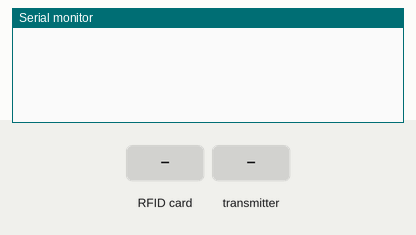
A sketch run on a simulated ESP32. Shown: the last lines printed to the serial monitor. Inputs (shaded band) come from the test bench.

Above: at 1.2 s.
1.3 s: RFID card 5E 7A 19 C4 held to the reader
At 1.9 s:
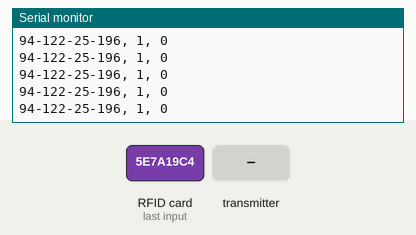
2.8 s: the transmitter starts sending a = 0
At 3.16 s:
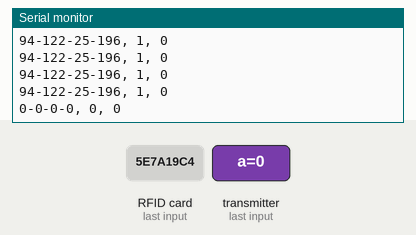
4.3 s: the transmitter starts sending b = 1024
At 4.66 s:
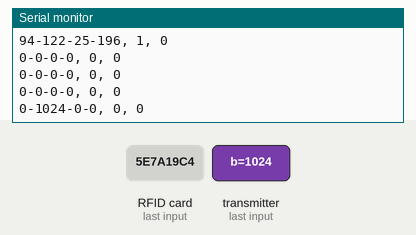
5.8 s: the transmitter starts sending c = 1024
At 6.16 s:
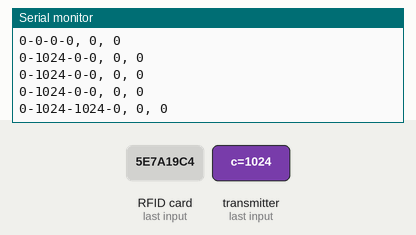
7.3 s: the transmitter starts sending d = 1024
At 7.66 s:
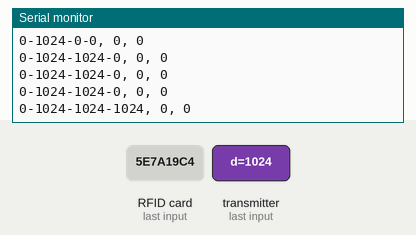
8.8 s: the transmitter starts sending e = 1024
At 9.16 s:
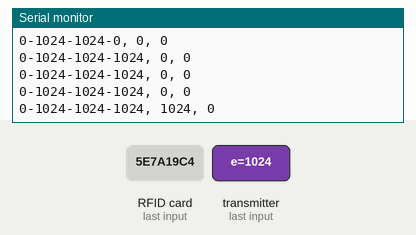
Timing chart, 0 to 11.3 s (numbered marks = the images above; inputs shaded):
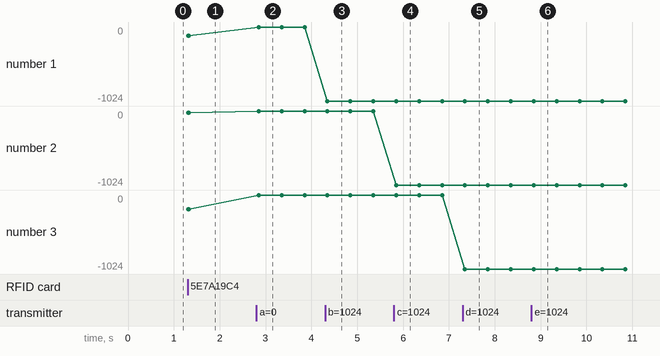

The sketch:

Cerebro_receiver.ino
```cpp
#include <SPI.h>
#include <MFRC522.h>

#define SS_PIN 5
#define RST_PIN 22

MFRC522 rfid(SS_PIN, RST_PIN); // Instance of the class

MFRC522::MIFARE_Key key;

// Init array that will store new NUID
byte nuidPICC[4];


#include <esp_now.h>
#include <WiFi.h>

// Structure example to receive data
// Must match the sender structure
typedef struct struct_message {
    int a;
    int b;
    int c;
    int d;
    int e;
    int f;
} struct_message;

// Create a struct_message called myData
struct_message myData;

// callback function that will be executed when data is received
void OnDataRecv(const uint8_t * mac, const uint8_t *incomingData, int len) {
  memcpy(&myData, incomingData, sizeof(myData));
  Serial.print(myData.a);
  Serial.print("-");
  Serial.print(myData.b);
  Serial.print("-");
  Serial.print(myData.c);
  Serial.print("-");
  Serial.print(myData.d);
  Serial.print(", ");
  Serial.print(myData.e);
  Serial.print(", ");
  Serial.println(myData.f);
  Serial.println();
}

void setup() {
  // Initialize Serial Monitor
  Serial.begin(115200);
    SPI.begin(); // Init SPI bus
  rfid.PCD_Init(); // Init MFRC522

  // Set device as a Wi-Fi Station
  WiFi.mode(WIFI_STA);

  // Init ESP-NOW
  if (esp_now_init() != ESP_OK) {
    Serial.println("Error initializing ESP-NOW");
    return;
  }

  // Once ESPNow is successfully Init, we will register for recv CB to
  // get recv packer info
  esp_now_register_recv_cb(OnDataRecv);
}

void loop() {


 // Para el registro de nuevos TAGs

  if ( ! rfid.PICC_IsNewCardPresent())
    return;

  // Verify if the NUID has been readed
  if ( ! rfid.PICC_ReadCardSerial())
    return;

  //if (rfid.uid.uidByte[0] != nuidPICC[0] || rfid.uid.uidByte[1] != nuidPICC[1] || rfid.uid.uidByte[2] != nuidPICC[2] || rfid.uid.uidByte[3] != nuidPICC[3] ) {

    // Serial.println(F("A new card has been detected."));

    // Store NUID into nuidPICC array
   // for (byte i = 0; i < 4; i++) {
     // nuidPICC[i] = rfid.uid.uidByte[i];
   // }
      //Serial.println("Sent with success");

      for(int i=0;i<10;i++){   //Imprime 10 veces para garantizar el envío


      Serial.print(rfid.uid.uidByte[0]);
      Serial.print("-");
      Serial.print(rfid.uid.uidByte[1]);
      Serial.print("-");
      Serial.print(rfid.uid.uidByte[2]);
      Serial.print("-");
      Serial.print(rfid.uid.uidByte[3]);
      Serial.print(", ");
      Serial.print("1");
      Serial.print(", ");
      Serial.println("0");
      Serial.println();
    }
    //}


 // }else {
    //Serial.println(F("Card read previously."));
 // }

  // Halt PICC
  rfid.PICC_HaltA();

  // Stop encryption on PCD
  rfid.PCD_StopCrypto1();

  delay(800);


}
```

Measured:
- after the input at 1.3 s, the serial monitor: prints a new line at once (image 1)
- after the input at 2.8 s, the serial monitor: prints a new line after 0.05 s (image 2)
- after the input at 4.3 s, the serial monitor: prints a new line after 0.05 s (image 3)
- after the input at 5.8 s, the serial monitor: prints a new line after 0.05 s (image 4)
- after the input at 7.3 s, the serial monitor: prints a new line after 0.05 s (image 5)
- after the input at 8.8 s, the serial monitor: prints a new line after 0.05 s (image 6)
- plotted number 1: 0 → -1024 after the input at 4.3 s
